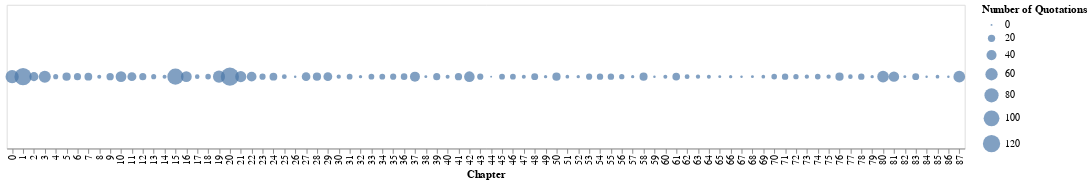

Here is the notebook cell this chart was saved with:
### Code cell
alt.Chart(quotationsPerChapter).mark_circle().encode(x='Chapter:O', size='Number of Quotations:Q').properties(width=1000, height=150)

### Figure 1 — Vega-Lite specification as saved in the notebook (floating-point values rounded to 4 significant figures)
{"config": {"view": {"continuousWidth": 400, "continuousHeight": 300}}, "data": {"name": "data-b6fb46e19ee39a92f8faad0a6b408c5f"}, "mark": "circle", "encoding": {"size": {"type": "quantitative", "field": "Number of Quotations"}, "x": {"type": "ordinal", "field": "Chapter"}}, "height": 150, "width": 1000, "$schema": "https://vega.github.io/schema/vega-lite/v4.8.1.json", "datasets": {"data-b6fb46e19ee39a92f8faad0a6b408c5f": [{"Number of Quotations": 70, "Chapter": 0}, {"Number of Quotations": 119, "Chapter": 1}, {"Number of Quotations": 32, "Chapter": 2}, {"Number of Quotations": 57, "Chapter": 3}, {"Number of Quotations": 9, "Chapter": 4}, {"Number of Quotations": 26, "Chapter": 5}, {"Number of Quotations": 19, "Chapter": 6}, {"Number of Quotations": 23, "Chapter": 7}, {"Number of Quotations": 5, "Chapter": 8}, {"Number of Quotations": 20, "Chapter": 9}, {"Number of Quotations": 45, "Chapter": 10}, {"Number of Quotations": 31, "Chapter": 11}, {"Number of Quotations": 19, "Chapter": 12}, {"Number of Quotations": 9, "Chapter": 13}, {"Number of Quotations": 5, "Chapter": 14}, {"Number of Quotations": 105, "Chapter": 15}, {"Number of Quotations": 46, "Chapter": 16}, {"Number of Quotations": 7, "Chapter": 17}, {"Number of Quotations": 11, "Chapter": 18}, {"Number of Quotations": 58, "Chapter": 19}, {"Number of Quotations": 133, "Chapter": 20}, {"Number of Quotations": 49, "Chapter": 21}, {"Number of Quotations": 37, "Chapter": 22}, {"Number of Quotations": 14, "Chapter": 23}, {"Number of Quotations": 23, "Chapter": 24}, {"Number of Quotations": 8, "Chapter": 25}, {"Number of Quotations": 1, "Chapter": 26}, {"Number of Quotations": 29, "Chapter": 27}, {"Number of Quotations": 26, "Chapter": 28}, {"Number of Quotations": 30, "Chapter": 29}, {"Number of Quotations": 6, "Chapter": 30}, {"Number of Quotations": 12, "Chapter": 31}, {"Number of Quotations": 3, "Chapter": 32}, {"Number of Quotations": 12, "Chapter": 33}, {"Number of Quotations": 12, "Chapter": 34}, {"Number of Quotations": 14, "Chapter": 35}, {"Number of Quotations": 16, "Chapter": 36}, {"Number of Quotations": 39, "Chapter": 37}, {"Number of Quotations": 2, "Chapter": 38}, {"Number of Quotations": 19, "Chapter": 39}, {"Number of Quotations": 5, "Chapter": 40}, {"Number of Quotations": 20, "Chapter": 41}, {"Number of Quotations": 44, "Chapter": 42}, {"Number of Quotations": 14, "Chapter": 43}, {"Number of Quotations": 0, "Chapter": 44}, {"Number of Quotations": 12, "Chapter": 45}, {"Number of Quotations": 12, "Chapter": 46}, {"Number of Quotations": 5, "Chapter": 47}, {"Number of Quotations": 18, "Chapter": 48}, {"Number of Quotations": 3, "Chapter": 49}, {"Number of Quotations": 26, "Chapter": 50}, {"Number of Quotations": 4, "Chapter": 51}, {"Number of Quotations": 3, "Chapter": 52}, {"Number of Quotations": 14, "Chapter": 53}, {"Number of Quotations": 15, "Chapter": 54}, {"Number of Quotations": 15, "Chapter": 55}, {"Number of Quotations": 10, "Chapter": 56}, {"Number of Quotations": 3, "Chapter": 57}, {"Number of Quotations": 25, "Chapter": 58}, {"Number of Quotations": 1, "Chapter": 59}, {"Number of Quotations": 5, "Chapter": 60}, {"Number of Quotations": 22, "Chapter": 61}, {"Number of Quotations": 8, "Chapter": 62}, {"Number of Quotations": 6, "Chapter": 63}, {"Number of Quotations": 5, "Chapter": 64}, {"Number of Quotations": 2, "Chapter": 65}, {"Number of Quotations": 3, "Chapter": 66}, {"Number of Quotations": 1, "Chapter": 67}, {"Number of Quotations": 2, "Chapter": 68}, {"Number of Quotations": 4, "Chapter": 69}, {"Number of Quotations": 11, "Chapter": 70}, {"Number of Quotations": 15, "Chapter": 71}, {"Number of Quotations": 10, "Chapter": 72}, {"Number of Quotations": 6, "Chapter": 73}, {"Number of Quotations": 11, "Chapter": 74}, {"Number of Quotations": 6, "Chapter": 75}, {"Number of Quotations": 26, "Chapter": 76}, {"Number of Quotations": 7, "Chapter": 77}, {"Number of Quotations": 15, "Chapter": 78}, {"Number of Quotations": 3, "Chapter": 79}, {"Number of Quotations": 53, "Chapter": 80}, {"Number of Quotations": 43, "Chapter": 81}, {"Number of Quotations": 2, "Chapter": 82}, {"Number of Quotations": 18, "Chapter": 83}, {"Number of Quotations": 1, "Chapter": 84}, {"Number of Quotations": 4, "Chapter": 85}, {"Number of Quotations": 1, "Chapter": 86}, {"Number of Quotations": 54, "Chapter": 87}]}}
